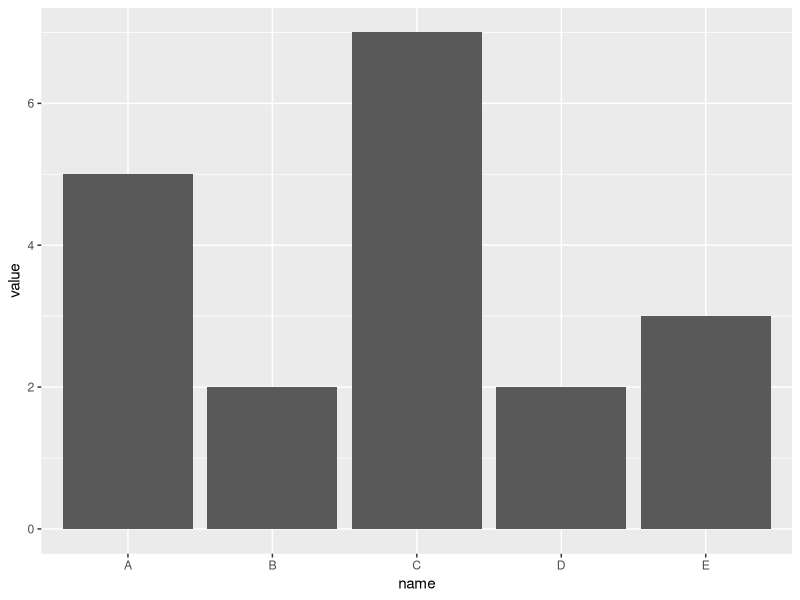

The R source for this figure:
library(ggplot2)

data <- data.frame(
  name=c("A", "B", "C", "D", "E"),
  value=c(5,2,7,2,3)
)

ggplot(data, aes(x=name, y=value)) +
  geom_bar(stat = "identity" ) 

